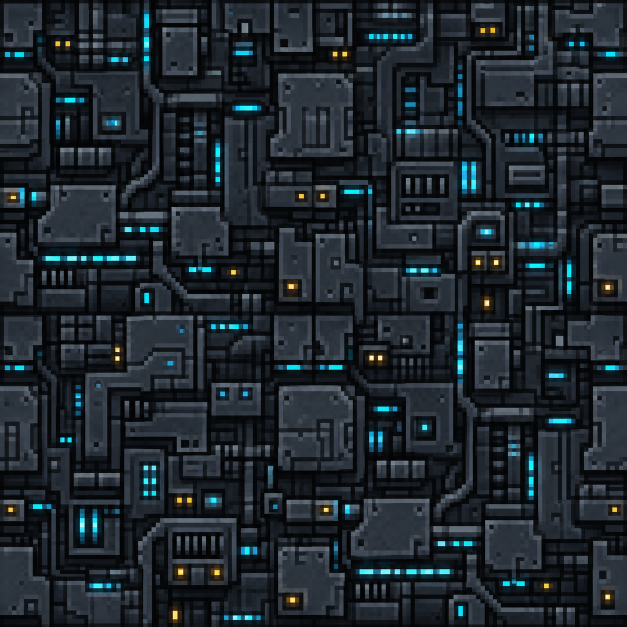
#> input picture tools/source_art/generated_coruscant_panel_source.png, 1254 x 1254 px (shown at 1/2 size); its folder holds 4 pictures in this run
$ python generate_polished_textures.py
#> lines starting #> are read from the running program, lines starting #| are printed output that depends on the picture
from pathlib import Path

from PIL import Image, ImageDraw, ImageEnhance, ImageOps


ROOT = Path(__file__).resolve().parents[1]
TEXTURES = ROOT / "src/main/resources/assets/galacticwars/textures"
SOURCE_ART = ROOT / "tools/source_art"

ARMOR_PALETTES = {
    "republic_plastoid": {
        "shadow": (45, 51, 59), "base": (188, 197, 202),
        "light": (241, 243, 239), "accent": (43, 83, 151),
    },
    "separatist_alloy": {
        "shadow": (43, 43, 40), "base": (115, 105, 86),
        "light": (181, 165, 130), "accent": (211, 142, 42),
    },
    "mandalorian_alloy": {
        "shadow": (35, 48, 51), "base": (91, 119, 120),
        "light": (174, 196, 193), "accent": (27, 156, 153),
    },
    "nightsister_weave": {
        "shadow": (29, 17, 29), "base": (82, 30, 48),
        "light": (139, 49, 72), "accent": (193, 46, 70),
    },
    "beskar": {
        "shadow": (44, 53, 61), "base": (125, 143, 153),
        "light": (213, 224, 227), "accent": (71, 105, 128),
    },
}


# [19 lines left out: function cube, not called in this run]


def lighten(color, amount):
    return tuple(min(255, channel + amount) for channel in color[:3]) + color[3:]


def darken(color, amount):
    return tuple(max(0, channel - amount) for channel in color[:3]) + color[3:]


def mix(left, right, amount):
    return tuple(round(a + (b - a) * amount) for a, b in zip(left, right))


def average_rgb(left, right):
    return tuple(round((a + b) / 2) for a, b in zip(left[:3], right[:3])) + (255,)


def generated_block_texture(name):
    """Reduce retained generated material art to a compact seamless block texture."""
#> called with name = 'coruscant_panel'
    source = Image.open(SOURCE_ART / f"generated_{name}_source.png").convert("RGB")
#> source is the input picture: PIL image 1254x1254 RGB; mean R, G, B 30.7, 39.3, 45.8
    texture = ImageOps.fit(source, (16, 16), method=Image.Resampling.LANCZOS)
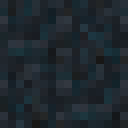
#> texture: PIL image 16x16 RGB (shown 8 times larger); mean R, G, B 30.8, 39.5, 46
    if name == "coruscant_panel":
        texture = ImageEnhance.Brightness(texture).enhance(1.35)
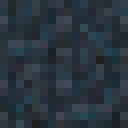
#> texture: PIL image 16x16 RGB (shown 8 times larger); mean R, G, B 41.1, 52.8, 61.6
        texture = ImageEnhance.Contrast(texture).enhance(1.15)
    texture = texture.quantize(
        colors=24,
        method=Image.Quantize.MEDIANCUT,
        dither=Image.Dither.NONE,
    ).convert("RGBA")
#> texture: PIL image 16x16 RGBA
    pixels = texture.load()

    # Generated sources are prompted to tile; equalizing the final opposite edge
    # texels removes any last sub-pixel mismatch introduced by reduction.
    for y in range(16):
        edge = average_rgb(pixels[0, y], pixels[15, y])
        pixels[0, y] = edge
        pixels[15, y] = edge
#> this loop made 16 passes
#> edge on passes 1 to 12: (49, 62, 74, 255), (38, 60, 71, 255), (65, 74, 87, 255), (47, 56, 67, 255), (31, 42, 50, 255), (34, 46, 54, 255), (56, 65, 77, 255), (44, 52, 60, 255), (48, 60, 72, 255), (38, 58, 70, 255), (61, 73, 86, 255), (50, 59, 70, 255)
    for x in range(16):
        edge = average_rgb(pixels[x, 0], pixels[x, 15])
        pixels[x, 0] = edge
        pixels[x, 15] = edge
#> this loop made 16 passes
#> edge on passes 1 to 12: (46, 57, 68, 255), (35, 43, 52, 255), (52, 64, 76, 255), (35, 51, 61, 255), (42, 49, 58, 255), (33, 42, 50, 255), (36, 56, 67, 255), (50, 58, 66, 255), (38, 44, 52, 255), (30, 50, 60, 255), (34, 51, 60, 255), (36, 48, 56, 255)
    texture.save(TEXTURES / f"block/{name}.png")


# [211 lines left out: functions generated_lightsaber, armor_texture, armor_families, armor_item_icons, clone_trooper, battle_droid and 1 more, not called in this run]


if __name__ == "__main__":
    for block in ("coruscant_panel", "kamino_panel", "geonosis_rock", "tatooine_sand"):
        generated_block_texture(block)
#> pass 2 of the loop `for block in ("coruscant_panel", "kamino_panel", "geonosis_rock", "tat..`:
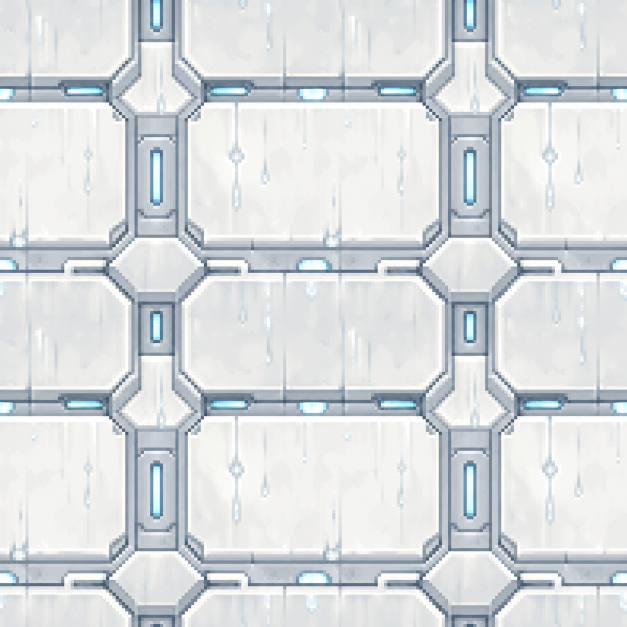
#> input picture tools/source_art/generated_kamino_panel_source.png, 1254 x 1254 px (shown at 1/2 size)
#> in generated_block_texture, source is the input picture: PIL image 1254x1254 RGB; mean R, G, B 215.3, 219.6, 221.8
#> in generated_block_texture (call 2), `texture = ImageOps.fit(source, (16, 16), method=Image.Resampling.LANCZ..`:
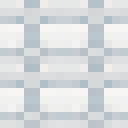
#> texture: PIL image 16x16 RGB (shown 8 times larger); mean R, G, B 215.4, 219.6, 221.8
#> the loop in generated_block_texture (call 2), `for y in range(16):` made 16 passes
#> edge on passes 1 to 8: (229, 230, 230, 255), (218, 220, 222, 255), (199, 206, 211, 255), (246, 244, 242, 255), (241, 241, 239, 255), (239, 238, 236, 255), (194, 203, 209, 255), (222, 225, 227, 255)
#> the loop in generated_block_texture (call 2), `for x in range(16):` made 16 passes
#> edge on passes 1 to 8: (226, 228, 228, 255), (226, 228, 229, 255), (228, 230, 230, 255), (184, 194, 201, 255), (184, 194, 201, 255), (228, 229, 229, 255), (226, 228, 229, 255), (226, 228, 228, 255)
#> pass 3 of the loop `for block in ("coruscant_panel", "kamino_panel", "geonosis_rock", "tat..`:
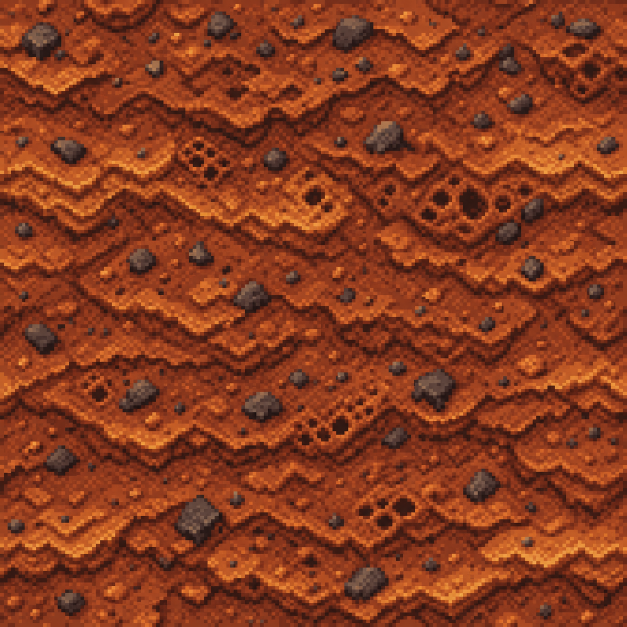
#> input picture tools/source_art/generated_geonosis_rock_source.png, 1254 x 1254 px (shown at 1/2 size)
#> in generated_block_texture, source is the input picture: PIL image 1254x1254 RGB; mean R, G, B 135.9, 59.1, 30.5
#> in generated_block_texture (call 3), `texture = ImageOps.fit(source, (16, 16), method=Image.Resampling.LANCZ..`:
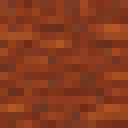
#> texture: PIL image 16x16 RGB (shown 8 times larger); mean R, G, B 135.9, 59.1, 30.6
#> the loop in generated_block_texture (call 3), `for y in range(16):` made 16 passes
#> edge on passes 1 to 8: (142, 65, 33, 255), (132, 59, 32, 255), (125, 50, 26, 255), (160, 74, 34, 255), (160, 74, 34, 255), (123, 52, 28, 255), (154, 68, 32, 255), (132, 56, 29, 255)
#> the loop in generated_block_texture (call 3), `for x in range(16):` made 16 passes
#> edge on passes 1 to 8: (134, 58, 30, 255), (116, 53, 33, 255), (138, 58, 29, 255), (136, 58, 29, 255), (137, 58, 29, 255), (124, 56, 32, 255), (126, 52, 28, 255), (140, 60, 29, 255)
#> (the run stopped early here; a loop or call above may not have finished)
